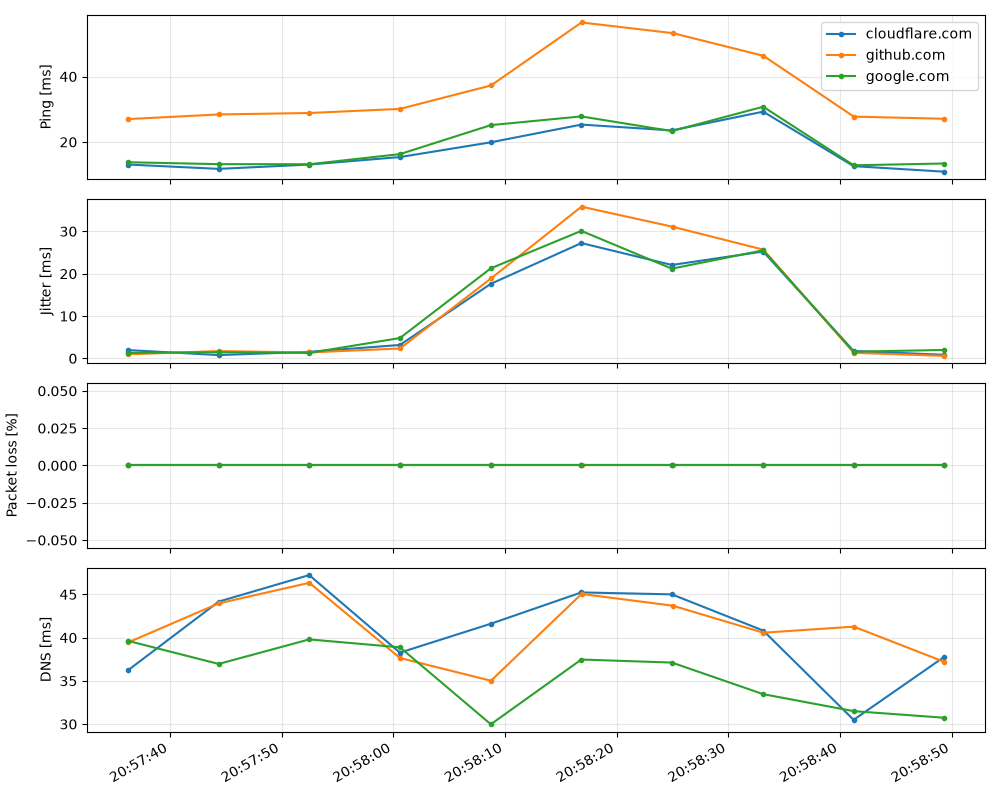

Here is the Python script that generated this plot:
"""Diagnostyka łącza: ping, jitter, utrata pakietów i DNS -> SQLite -> wykres.
System obsługuje systemy Unix/Linux/Mac oraz Windows

Użycie:  python diag.py run     # pomiary co INTERVAL sekund (Ctrl+C kończy)
         python diag.py plot    # rysuje wykres z zapisanych danych
"""
import re, sqlite3, statistics, subprocess, sys, time
from concurrent.futures import ThreadPoolExecutor

import platform
import dns.resolver
import matplotlib.pyplot as plt
import pandas as pd

# Constant parameters
TARGETS = ["google.com", "cloudflare.com", "github.com"]
INTERVAL = 4  # sekundy między seriami pomiarów
PINGS = 5      # pakietów na jeden pomiar
DB = "diag.db"

# Single measurement of network connection
def measure(host):
    t = time.time()

    # Work speed of DNS (or does it even work)
    try:
        dns.resolver.resolve(host)
        dns_ms = (time.time() - t) * 1000
    except Exception:
        dns_ms = None

    # support for Windows operation system (correction of flag)
    is_windows = platform.system() == "Windows"
    ping_flag = "-n" if is_windows else "-c"

    # ping
    try:
        out = subprocess.run(["ping", ping_flag, str(PINGS), host], capture_output=True, text=True, timeout=30).stdout
    except subprocess.TimeoutExpired:
        out = ""
    rtts = [float(x) for x in re.findall(r"time[=<]([\d.]+)", out)]
    
    # packet loss
    if is_windows:
        loss = re.search(r"([\d.]+)% loss", out)
    else:
        loss = re.search(r"([\d.]+)% packet loss", out)

    return (time.time(), host,
            statistics.mean(rtts) if rtts else None,
            statistics.pstdev(rtts) if rtts else None,  # jitter = odchylenie std. RTT
            float(loss[1]) if loss else 100.0,
            dns_ms)

# loop that acquires measurement data and stores it in a database file
def run():
    db = sqlite3.connect(DB)
    db.execute("CREATE TABLE IF NOT EXISTS m (ts REAL, host TEXT, ping REAL, jitter REAL, loss REAL, dns REAL)")

    # multi-thread data downloading
    while True:
        with ThreadPoolExecutor(len(TARGETS)) as pool:
            rows = list(pool.map(measure, TARGETS))
        db.executemany("INSERT INTO m VALUES (?,?,?,?,?,?)", rows)
        db.commit()

        # displaying a notification about measurements (to provide visibility into the operation)
        for r in rows:
            print(time.strftime("%H:%M:%S"), r[1], *("-" if v is None else round(v, 1) for v in r[2:]))
        time.sleep(INTERVAL)

# generating a chart of measurements from the current database
def plot():
    df = pd.read_sql("SELECT * FROM m", sqlite3.connect(DB))
    df["ts"] = pd.to_datetime(df["ts"], unit="s")
    fig, axes = plt.subplots(4, 1, sharex=True, figsize=(10, 8))
    for ax, (col, label) in zip(axes, [("ping", "Ping [ms]"), ("jitter", "Jitter [ms]"),
                                       ("loss", "Packet loss [%]"), ("dns", "DNS [ms]")]):
        for host, g in df.groupby("host"):
            ax.plot(g["ts"], g[col], marker=".", label=host)
        ax.set_ylabel(label)
        ax.grid(alpha=.3)
    axes[0].legend()
    fig.autofmt_xdate()
    plt.tight_layout()
    plt.savefig("diag.png")
    plt.show()


if __name__ == "__main__":
    {"run": run, "plot": plot}.get(sys.argv[1] if len(sys.argv) > 1 else "", lambda: print(__doc__))()
